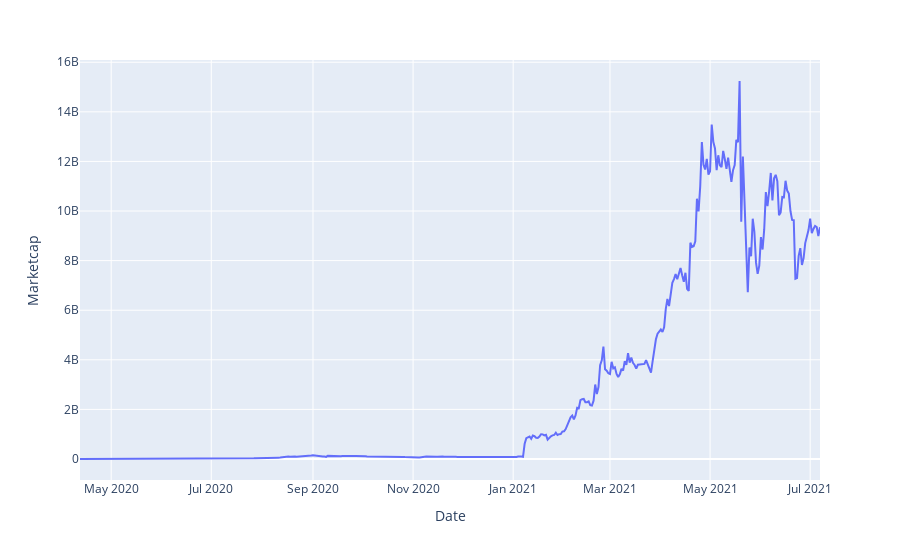

Notebook cell for this chart:
### Code cell
fig = px.line(data, x='Date', y="Marketcap")
fig.show();

### Figure 1 — Plotly figure (JSON) as saved in the notebook; plotly's stock layout.template omitted (floating-point values rounded to 4 significant figures; data arrays with more than 128 entries replaced by an {"elided": "..."} marker saying what was removed)
{"data": [{"hovertemplate": "Date=%{x}<br>Marketcap=%{y}<extra></extra>", "legendgroup": "", "line": {"color": "#636efa", "dash": "solid"}, "marker": {"symbol": "circle"}, "mode": "lines", "name": "", "orientation": "v", "showlegend": false, "x": {"elided": "452 str values"}, "xaxis": "x", "y": {"elided": "452 float values"}, "yaxis": "y", "type": "scatter"}], "layout": {"xaxis": {"anchor": "y", "domain": [0, 1], "title": {"text": "Date"}}, "yaxis": {"anchor": "x", "domain": [0, 1], "title": {"text": "Marketcap"}}, "legend": {"tracegroupgap": 0}, "margin": {"t": 60}}}
